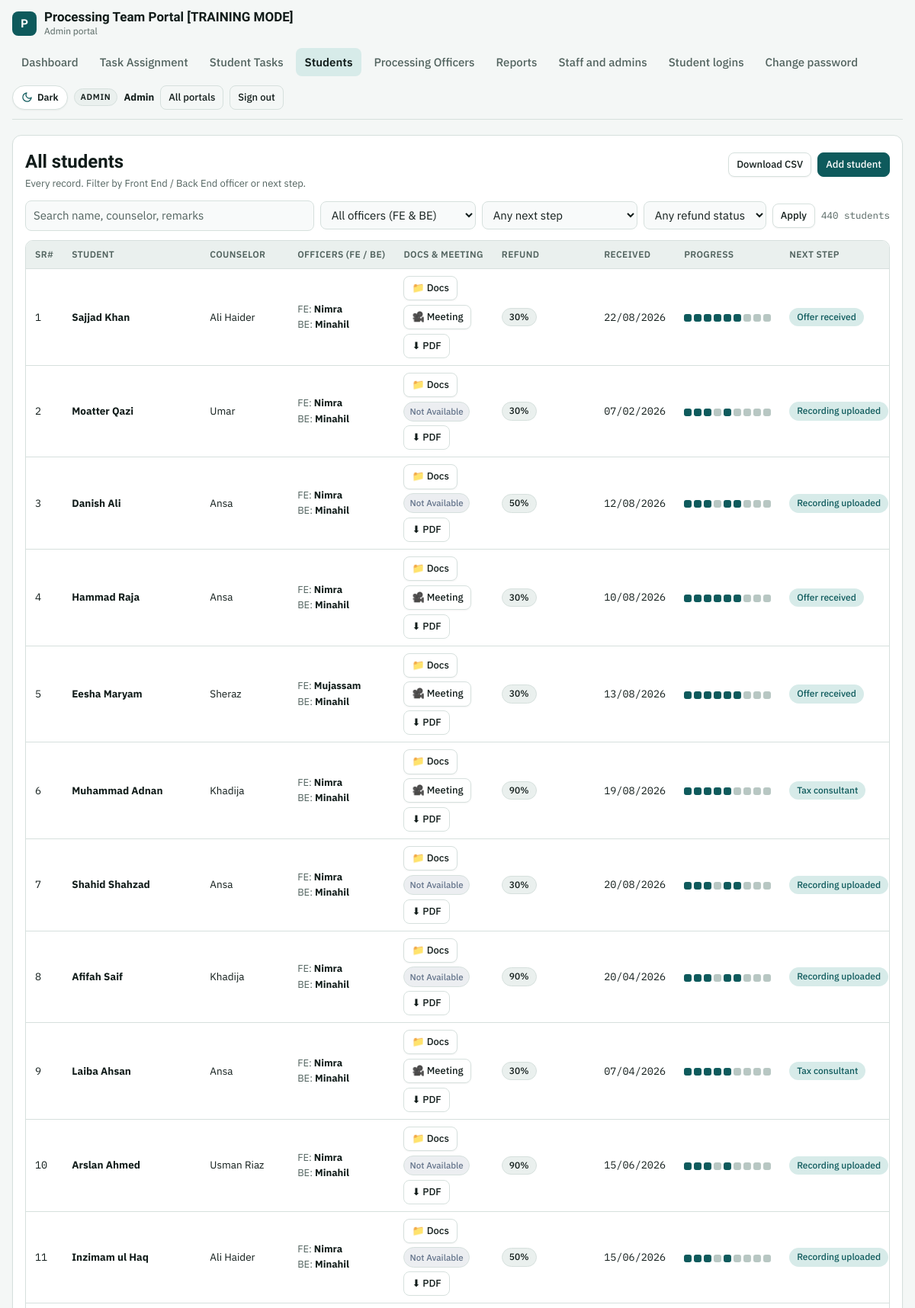
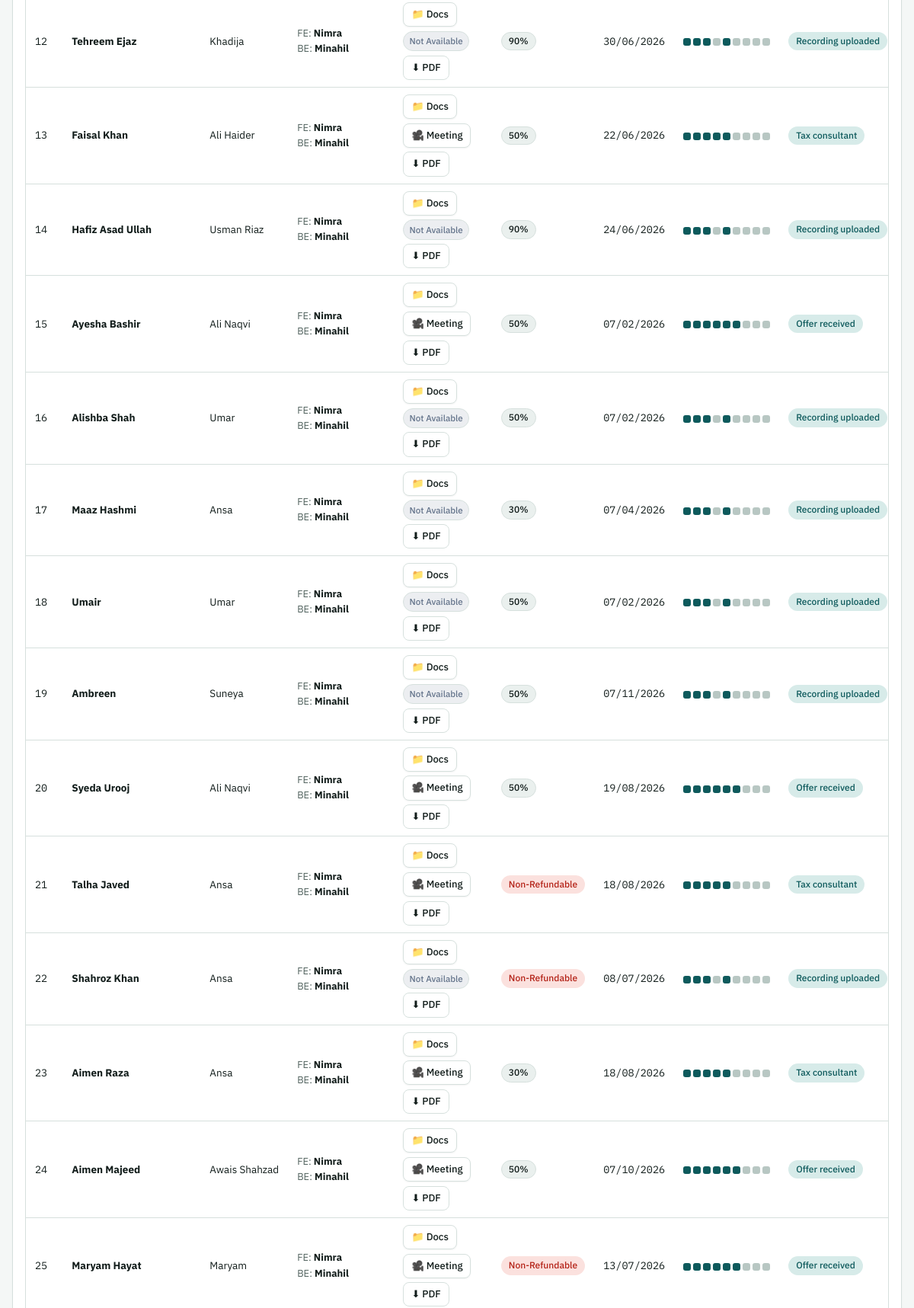
Screenshot of /portal/admin/students.php (signed in, upper part) with the database file from the repository (2 pictures, top to bottom).
### tables this page shows
CREATE TABLE users (
  id                   INTEGER PRIMARY KEY AUTOINCREMENT,
  name                 TEXT NOT NULL,
  username             TEXT NOT NULL UNIQUE,
  password_hash        TEXT NOT NULL,
  role                 TEXT NOT NULL CHECK(role IN ('admin','officer','student')),
  student_id           INTEGER NULL UNIQUE,
  active               INTEGER NOT NULL DEFAULT 1,
  must_change_password INTEGER NOT NULL DEFAULT 1,
  last_login           TEXT NULL,
  created_at           TEXT NOT NULL, department TEXT DEFAULT 'backend',
  FOREIGN KEY (student_id) REFERENCES students(id) ON DELETE CASCADE
);

CREATE TABLE students (
  id                INTEGER PRIMARY KEY AUTOINCREMENT,
  name              TEXT NOT NULL,
  counselor         TEXT NULL,
  officer_id        INTEGER NULL,
  entered_by        INTEGER NULL,
  refund            TEXT NULL,
  branch            TEXT NULL,
  intake            TEXT NULL,
  received_date     TEXT NULL,
  consult1          TEXT NULL,
  consent           TEXT NULL,
  docs_checklist    TEXT NULL,
  initial_meeting   TEXT NULL,
  follow_up_1       TEXT NULL,
  recorded_uploaded TEXT NULL,
  drive_link        TEXT NULL,
  meeting_priority  TEXT NULL,
  second_meeting    TEXT NULL,
  follow_up_2       TEXT NULL,
  tax_meeting       TEXT NULL,
  follow_up_3       TEXT NULL,
  offer             TEXT NULL,
  consult2          TEXT NULL,
  disc2             TEXT NULL,
  enrollment        TEXT NULL,
  consult3          TEXT NULL,
  disc3             TEXT NULL,
  visa              TEXT NULL,
  last_installment  TEXT NULL,
  remarks           TEXT NULL,
  created_at        TEXT NOT NULL,
  updated_at        TEXT NULL
, csc_status TEXT DEFAULT NULL, csc_verified_at TEXT DEFAULT NULL, csc_verified_by INTEGER DEFAULT NULL, sheet_sr INTEGER, email TEXT, student_password TEXT, portal_id TEXT, portal_password TEXT, shortlisting TEXT, pending_docs_note TEXT, doc_request_date TEXT, enrollment_date TEXT, installment_1 TEXT, installment_2 TEXT, installment_3 TEXT, installment_4 TEXT, threat_cancellation TEXT, meeting_link TEXT, drive_files_json TEXT NULL, frontend_officer_id INTEGER DEFAULT NULL, frontend_officer_name TEXT DEFAULT NULL, phone TEXT, cnic TEXT, address TEXT, city TEXT);

### portal/admin/students.php (called while the page is built, shortened)
<?php
require __DIR__ . '/../app/bootstrap.php';
require APP . '/layout.php';
$u = require_role('admin');
require APP . '/pages/students.php';

### portal/app/bootstrap.php (called while the page is built, shortened)
<?php
$CONFIG = require APP . '/config.php';
if (is_file(APP . '/config.local.php')) {
    $CONFIG = array_merge($CONFIG, require APP . '/config.local.php');
}
function base_url(): string {
    static $b = null;
    if ($b !== null) return $b;
    $doc = realpath($_SERVER['DOCUMENT_ROOT'] ?? '') ?: '';
    $root = realpath(ROOT) ?: ROOT;
    $b = '';
    if ($doc !== '' && str_starts_with($root, $doc)) {
        $b = str_replace('\\', '/', substr($root, strlen($doc)));
    }
    return $b = rtrim($b, '/');
}
function url(string $path = ''): string { return base_url() . '/' . ltrim($path, '/'); }
require APP . '/db.php';
require APP . '/helpers.php';
require APP . '/stages.php';
require APP . '/auth.php';

### portal/app/helpers.php (called while the page is built, shortened)
<?php
function h($v): string { return htmlspecialchars((string)($v ?? ''), ENT_QUOTES | ENT_SUBSTITUTE, 'UTF-8'); }
function get(string $k): string { $v = $_GET[$k] ?? ''; return is_string($v) ? trim($v) : ''; }
function fmt_date(?string $d): string {
    return preg_match('/^(\d{4})-(\d{2})-(\d{2})/', $d, $m) ? "$m[3]/$m[2]/$m[1]" : $d;
}
function safe_link(?string $u): ?string {
    $u = trim((string)$u);
    return preg_match('#^https?://#i', $u) ? $u : null;
}
function student_meeting_url(array $s): ?string {
    $ml = trim((string)($s['meeting_link'] ?? ''));
    $dl = trim((string)($s['drive_link'] ?? ''));
    if ($ml !== '' && $ml !== $dl && safe_link($ml)) {
        return $ml;
    }
    if (!empty($s['drive_files_json'])) {
        $dfj = is_array($s['drive_files_json']) ? $s['drive_files_json'] : json_decode((string)$s['drive_files_json'], true);
    }
    return null;
}
function student_has_meeting(array $s): bool {
    return student_meeting_url($s) !== null;
}

### portal/app/config.php (called while the page is built)
<?php
return [
    'db_host' => 'localhost',
    'db_name' => 'training_portal_db',
    'db_user' => 'training_user',
    'db_pass' => 'CHANGE_ME_training_password',
    'app_name' => 'Processing Team Portal [TRAINING MODE]',
    'base_url' => '',
    'idle_minutes' => 60,
    'max_attempts' => 20,
    'timezone' => 'Asia/Karachi',
    'debug' => true,
];

### portal/app/config.local.php (called while the page is built)
<?php
$trainingDbPath = getenv('TRAINING_PORTAL_SQLITE') ?: (dirname(__DIR__, 2) . '/database/training_portal.sqlite');
return [
    'dsn' => 'sqlite:' . $trainingDbPath,
    'training_db_path' => $trainingDbPath,
    'debug' => true,
];

### portal/app/db.php (called while the page is built, shortened)
<?php
function db(): PDO {
    static $pdo = null;
    global $CONFIG;
    if ($pdo) return $pdo;
    $opts = [
        PDO::ATTR_ERRMODE            => PDO::ERRMODE_EXCEPTION,
        PDO::ATTR_DEFAULT_FETCH_MODE => PDO::FETCH_ASSOC,
        PDO::ATTR_EMULATE_PREPARES   => false,
    ];
    try {
        if (!empty($CONFIG['dsn'])) {
            $pdo = new PDO($CONFIG['dsn'], null, null, $opts);
        } else {
            $dsn = 'mysql:host=' . $CONFIG['db_host'] . ';dbname=' . $CONFIG['db_name'] . ';charset=utf8mb4';
            $pdo = new PDO($dsn, $CONFIG['db_user'], $CONFIG['db_pass'], $opts);
        }
    } catch (PDOException $e) {
        error_log('DB connection failed: ' . $e->getMessage());
        http_response_code(500);
        exit('The portal cannot reach its database. Check app/config.php.');
    }
    return $pdo;
}
function q(string $sql, array $params = []): PDOStatement {
    $st = db()->prepare($sql);
    $st->execute($params);
    return $st;
}

### portal/app/auth.php (called while the page is built, shortened)
<?php
function current_user(?string $role = null): ?array {
    $targetRole = $role;
    $uid = (int)$_SESSION['auth'][$targetRole]['uid'];
    $row = q('SELECT id, name, username, role, student_id, active, must_change_password FROM users WHERE id = ?', [$uid])->fetch();
    return $row;
}
function require_role(string $role, bool $allowPasswordChange = false): array {
    global $CONFIG;
    $idle = 60 * (int)($CONFIG['idle_minutes'] ?? 30);
    if (!empty($_SESSION['auth'][$role]['uid'])) {
        $sess = $_SESSION['auth'][$role];
        $u = current_user($role);
        if ($u && $u['role'] === $role) {
            return $u;
        }
    }
}
function scope_sql(array $u, string $alias = 's'): array {
    if ($u['role'] === 'admin') return ['1=1', []];
    return ['1=0', []];
}

### portal/app/stages.php (called while the page is built, shortened)
<?php
function stage_done(array $r, int $i): bool {
    $k = STAGES[$i][1];
    if ($k === 'recorded_uploaded') {
        return student_has_meeting($r);
    }
    return $k === 'visa' ? (($r['visa'] ?? '') === 'Granted') : (($r[$k] ?? '') === 'Yes');
}
function done_count(array $r): int { $n = 0; foreach (STAGES as $i => $_) if (stage_done($r, $i)) $n++; return $n; }
function next_stage(array $r): ?string {
    foreach (STAGES as $i => $s) if (!stage_done($r, $i)) return $s[0];
    return null;
}

### portal/app/pages/students.php (the view, shortened to what this page needs)
<?php
$admin = $u['role'] === 'admin';
$base = $admin ? 'admin' : 'officer';
[$w, $p] = scope_sql($u);
$fq = get('q'); $fo = get('officer'); $fs = get('stage'); $fr = get('refund'); $fk = get('kpi'); $fd = get('done_stage');
$where = [$w]; $params = $p;
$rows = q('SELECT s.*, o.name AS officer_name FROM students s LEFT JOIN users o ON o.id = s.officer_id WHERE ' . implode(' AND ', $where) . ' ORDER BY s.id ASC', $params)->fetchAll();
$total = count($rows);
$per = 50; $pages = max(1, (int)ceil($total / $per)); $page = min($pages, max(1, (int)get('page') ?: 1));
$rows = array_slice($rows, ($page - 1) * $per, $per);
page_start($admin ? 'Students' : 'My students', $u, PORTALS[$u['role']]['label']);
?>
<section class="panel">
  <div class="panel-h">
    <div><h1><?= $admin ? 'All students' : 'My students' ?></h1><p><?= $admin ? 'Every record. Filter by Front End / Back End officer or next step.' : 'Only the students assigned to you.' ?></p></div>
    <div class="row-actions">
      <?php if ($admin): ?><a class="btn sm" href="<?= h(url('admin/export.php')) ?>">Download CSV</a><?php endif; ?>
      <a class="btn sm primary" href="<?= h(url($base . '/student.php?new=1')) ?>">Add student</a>
    </div>
  </div>
  <form method="get" class="toolbar">
    <input type="search" name="q" value="<?= h($fq) ?>" placeholder="Search name, counselor, remarks" aria-label="Search">
    <?php if ($admin): ?>
    <select name="officer" aria-label="Officer" data-autosubmit>
      <option value="">All officers (FE & BE)</option>
    </select>
    <?php endif; ?>
    <select name="stage" aria-label="Next step" data-autosubmit>
      <option value="">Any next step</option>
    </select>
    <select name="refund" aria-label="Refund status" data-autosubmit>
      <option value="">Any refund status</option>
    </select>
    <button class="btn sm" type="submit">Apply</button>
    <span class="count num"><?= $total ?> students</span>
  </form>
  <?php if (!$rows): ?>
    <div class="empty">No students match. Clear the filters or add a student.</div>
  <?php else: ?>
  <div class="tbl"><table>
    <thead><tr><th>SR#</th><th>Student</th><th>Counselor</th><?php if ($admin): ?><th>Officers (FE / BE)</th><?php endif; ?><th>Docs & Meeting</th><th>Refund</th><th>Received</th><th>Progress</th><th>Next step</th><th>Actions</th></tr></thead>
    <tbody>
    <?php foreach ($rows as $r):
        $ns = next_stage($r);
        $dLink = safe_link($r['drive_link'] ?? null);
        $hasMeeting = student_has_meeting($r);
        $mLink = url('meeting.php?id=' . (int)$r['id']);
    ?>
      <tr>
        <td class="num"><?= (int)($r['sheet_sr'] ?: $r['id']) ?></td>
        <td><a href="<?= h(url($base . '/student.php?id=' . $r['id'])) ?>"><b><?= h($r['name']) ?></b></a></td>
        <td><?= h($r['counselor']) ?></td>
        <?php if ($admin): ?>
          <td class="small">
            <div><span class="muted">FE:</span> <b><?= h($r['frontend_officer_name'] ?: 'Not set') ?></b></div>
            <div><span class="muted">BE:</span> <b><?= h($r['officer_name'] ?? 'Not assigned') ?></b></div>
          </td>
        <?php endif; ?>
        <td>
          <div style="display:flex; gap:0.35rem; align-items:center; flex-wrap:wrap;">
            <?php if ($dLink): ?>
              <a class="btn sm" href="<?= h($dLink) ?>" target="_blank" rel="noopener noreferrer" title="Open Google Drive Documents Folder">📁 Docs</a>
            <?php endif; ?>
            <?php if ($hasMeeting): ?>
              <a class="btn sm" href="<?= h($mLink) ?>" target="_blank" rel="noopener noreferrer" title="Open Recorded Meeting Video / Zoom">🎥 Meeting</a>
            <?php else: ?>
              <span class="pill muted" style="font-size:0.72rem; padding:0.2rem 0.45rem; background:rgba(100,116,139,0.12); color:#64748b;" title="Meeting video not available">Not Available</span>
            <?php endif; ?>
            <a class="btn sm ghost" href="<?= h(url($base . '/report.php?id=' . $r['id'] . '&format=pdf')) ?>" title="Download Complete Student PDF Dossier">⬇ PDF</a>
          </div>
        </td>
        <td><?php if ($r['refund']): ?><span class="pill <?= $r['refund'] === 'Non-Refundable' ? 'bad' : '' ?>"><?= h($r['refund']) ?></span><?php endif; ?></td>
        <td class="num"><?= h(fmt_date($r['received_date'])) ?></td>
        <td><a href="<?= h(url($base . '/progress.php?id=' . $r['id'])) ?>" title="View student progress" style="text-decoration:none; display:inline-block;"><?= progress_dots($r) ?></a></td>
        <td><?= $ns ? '<span class="pill acc">' . h($ns) . '</span>' : '<span class="pill ok">Closed</span>' ?></td>
      </tr>
    <?php endforeach; ?>
    </tbody>
  </table></div>
  <?php endif; ?>
</section>
<?php page_end();

### portal/app/layout.php (shortened to what this page needs)
<?php
function nav_items(string $role): array {
    return match ($role) {
        'admin'   => [
            'admin/index.php'            => 'Dashboard',
            'admin/task_assignment.php'  => 'Task Assignment',
            'admin/task_monitor.php'     => 'Student Tasks',
            'admin/students.php'         => 'Students',
            'admin/officers.php'         => 'Processing Officers',
            'admin/reports.php'          => 'Reports',
            'admin/staff.php'            => 'Staff and admins',
            'admin/logins.php'           => 'Student logins'
        ],
        'officer' => ['officer/index.php' => 'Dashboard', 'officer/students.php' => 'My students'],
        'student' => ['student/index.php' => 'My file', 'student/tasks.php' => 'My Tasks', 'student/notifications.php' => 'Notifications'],
        default   => [],
    };
}
function theme_toggle_btn(): string {
    return '<button type="button" class="theme-toggle" data-theme-toggle aria-label="Switch theme" title="Switch between Light and Dark mode" aria-pressed="false">'
         . '<svg class="icon-sun" viewBox="0 0 24 24" aria-hidden="true"><circle cx="12" cy="12" r="5"/><line x1="12" y1="1" x2="12" y2="3"/><line x1="12" y1="21" x2="12" y2="23"/><line x1="4.22" y1="4.22" x2="5.64" y2="5.64"/><line x1="18.36" y1="18.36" x2="19.78" y2="19.78"/><line x1="1" y1="12" x2="3" y2="12"/><line x1="21" y1="12" x2="23" y2="12"/><line x1="4.22" y1="19.78" x2="5.64" y2="18.36"/><line x1="18.36" y1="5.64" x2="19.78" y2="4.22"/></svg>'
         . '<svg class="icon-moon" viewBox="0 0 24 24" aria-hidden="true"><path d="M21 12.79A9 9 0 1 1 11.21 3 7 7 0 0 0 21 12.79z"/></svg>'
         . '<span data-theme-label>Dark</span>'
         . '</button>';
}
function page_start(string $title, ?array $u = null, string $portalLabel = ''): void {
    global $CONFIG;
    $self = ltrim(substr(parse_url($_SERVER['REQUEST_URI'] ?? '', PHP_URL_PATH) ?: '', strlen(base_url())), '/');
    $cookieTheme = $_COOKIE['ptp_theme'] ?? '';
    $htmlThemeAttr = in_array($cookieTheme, ['light', 'dark'], true) ? ' data-theme="' . h($cookieTheme) . '"' : '';
    ?><!doctype html>
<html lang="en"<?= $htmlThemeAttr ?>>
<head>
<link rel="stylesheet" href="<?= h(url('assets/style.css')) ?>">
</head>
<body>
<div class="wrap">
<?php if ($u): ?>
<header class="top">
  <a class="brand" href="<?= h(url('index.php')) ?>" style="text-decoration:none; color:inherit;"><div class="mark">P</div><div><div class="app"><?= h($CONFIG['app_name']) ?></div><small><?= h($portalLabel) ?></small></div></a>
  <nav class="tabs">
    <?php foreach (nav_items($u['role']) as $href => $label):
      $isActive = ($self === $href) || ($href === 'admin/task_assignment.php' && in_array($self, ['admin/task_assignment.php', 'admin/tasks.php', 'task_assignment.php'], true));
    ?>
      <a href="<?= h(url($href)) ?>" <?= $isActive ? 'aria-current="page"' : '' ?>><?= h($label) ?></a>
    <?php endforeach; ?>
    <a href="<?= h(url('account/password.php?portal=' . $u['role'])) ?>" <?= $self === 'account/password.php' ? 'aria-current="page"' : '' ?>>Change password</a>
  </nav>
  <div class="who">
    <?= theme_toggle_btn() ?>
    <span class="role"><?= h(ucfirst($u['role'] === 'officer' ? 'Officer' : $u['role'])) ?></span>
    <b><?= h($u['name']) ?></b>
    <a class="btn sm ghost" href="<?= h(url('index.php')) ?>">All portals</a>
    <form method="post" action="<?= h(url('logout.php')) ?>"><button class="btn sm ghost" type="submit">Sign out</button></form>
  </div>
</header>
<?php else: ?>
<div class="guest-topbar">
  <?= theme_toggle_btn() ?>
</div>
<?php endif; ?>
<main>
<?php endforeach;
}
function page_end(): void { ?>
</main>
</div>
</body>
</html>
<?php }
function progress_dots(array $r): string {
    $o = '<span class="steps" title="' . done_count($r) . ' of ' . count(STAGES) . ' steps">';
    foreach (STAGES as $i => $_) $o .= '<i class="' . (stage_done($r, $i) ? 'd' : '') . '"></i>';
    return $o . '</span>';
}

### rows the page displays
users: role "Dashboard", role "Task Assignment", role "Student Tasks", role "Students", role "Processing Officers", role "Reports", role "Staff and admins", role "Student logins", role "ADMIN", name "Admin"
users: students.sheet_sr "1", students.name "Sajjad Khan", students.counselor "Ali Haider", students.frontend_officer_name "Nimra", name "Minahil", students.refund "30%", students.received_date "22/08/2026", ns "Offer received", students.sheet_sr "2", students.name "Moatter Qazi", students.counselor "Umar", shows "Not Available", students.received_date "07/02/2026", ns "Recording uploaded", students.sheet_sr "3", students.name "Danish Ali", students.counselor "Ansa", students.refund "50%", students.received_date "12/08/2026", students.sheet_sr "4", students.name "Hammad Raja", students.received_date "10/08/2026", students.sheet_sr "5", students.name "Eesha Maryam", students.counselor "Sheraz", students.frontend_officer_name "Mujassam", students.received_date "13/08/2026", students.sheet_sr "6", students.name "Muhammad Adnan", students.counselor "Khadija", students.refund "90%", students.received_date "19/08/2026", ns "Tax consultant", students.sheet_sr "7", students.name "Shahid Shahzad", students.received_date "20/08/2026", students.sheet_sr "8", students.name "Afifah Saif", students.received_date "20/04/2026", students.sheet_sr "9", students.name "Laiba Ahsan", students.received_date "07/04/2026", students.sheet_sr "10", students.name "Arslan Ahmed", students.counselor "Usman Riaz", students.received_date "15/06/2026", students.sheet_sr "11", students.name "Inzimam ul Haq", students.sheet_sr "12", students.name "Tehreem Ejaz", students.received_date "30/06/2026", students.sheet_sr "13", students.name "Faisal Khan", students.received_date "22/06/2026", students.sheet_sr "14", students.name "Hafiz Asad Ullah", students.received_date "24/06/2026", students.sheet_sr "15", students.name "Ayesha Bashir", students.counselor "Ali Naqvi", students.sheet_sr "16", students.name "Alishba Shah", students.sheet_sr "17", students.name "Maaz Hashmi", students.sheet_sr "18", students.name "Umair", students.sheet_sr "19", students.name "Ambreen", students.counselor "Suneya", students.received_date "07/11/2026", students.sheet_sr "20", students.name "Syeda Urooj", students.sheet_sr "21", students.name "Talha Javed", students.refund "Non-Refundable", students.received_date "18/08/2026", students.sheet_sr "22", students.name "Shahroz Khan", students.received_date "08/07/2026", students.sheet_sr "23", students.name "Aimen Raza", students.sheet_sr "24", students.name "Aimen Majeed", students.counselor "Awais Shahzad", students.received_date "07/10/2026", students.sheet_sr "25", students.name "Maryam Hayat", students.counselor "Maryam", students.received_date "13/07/2026"

### other values shown
$CONFIG['app_name'] "Processing Team Portal [TRAINING MODE]"
$portalLabel "Admin portal"
$total "440"
